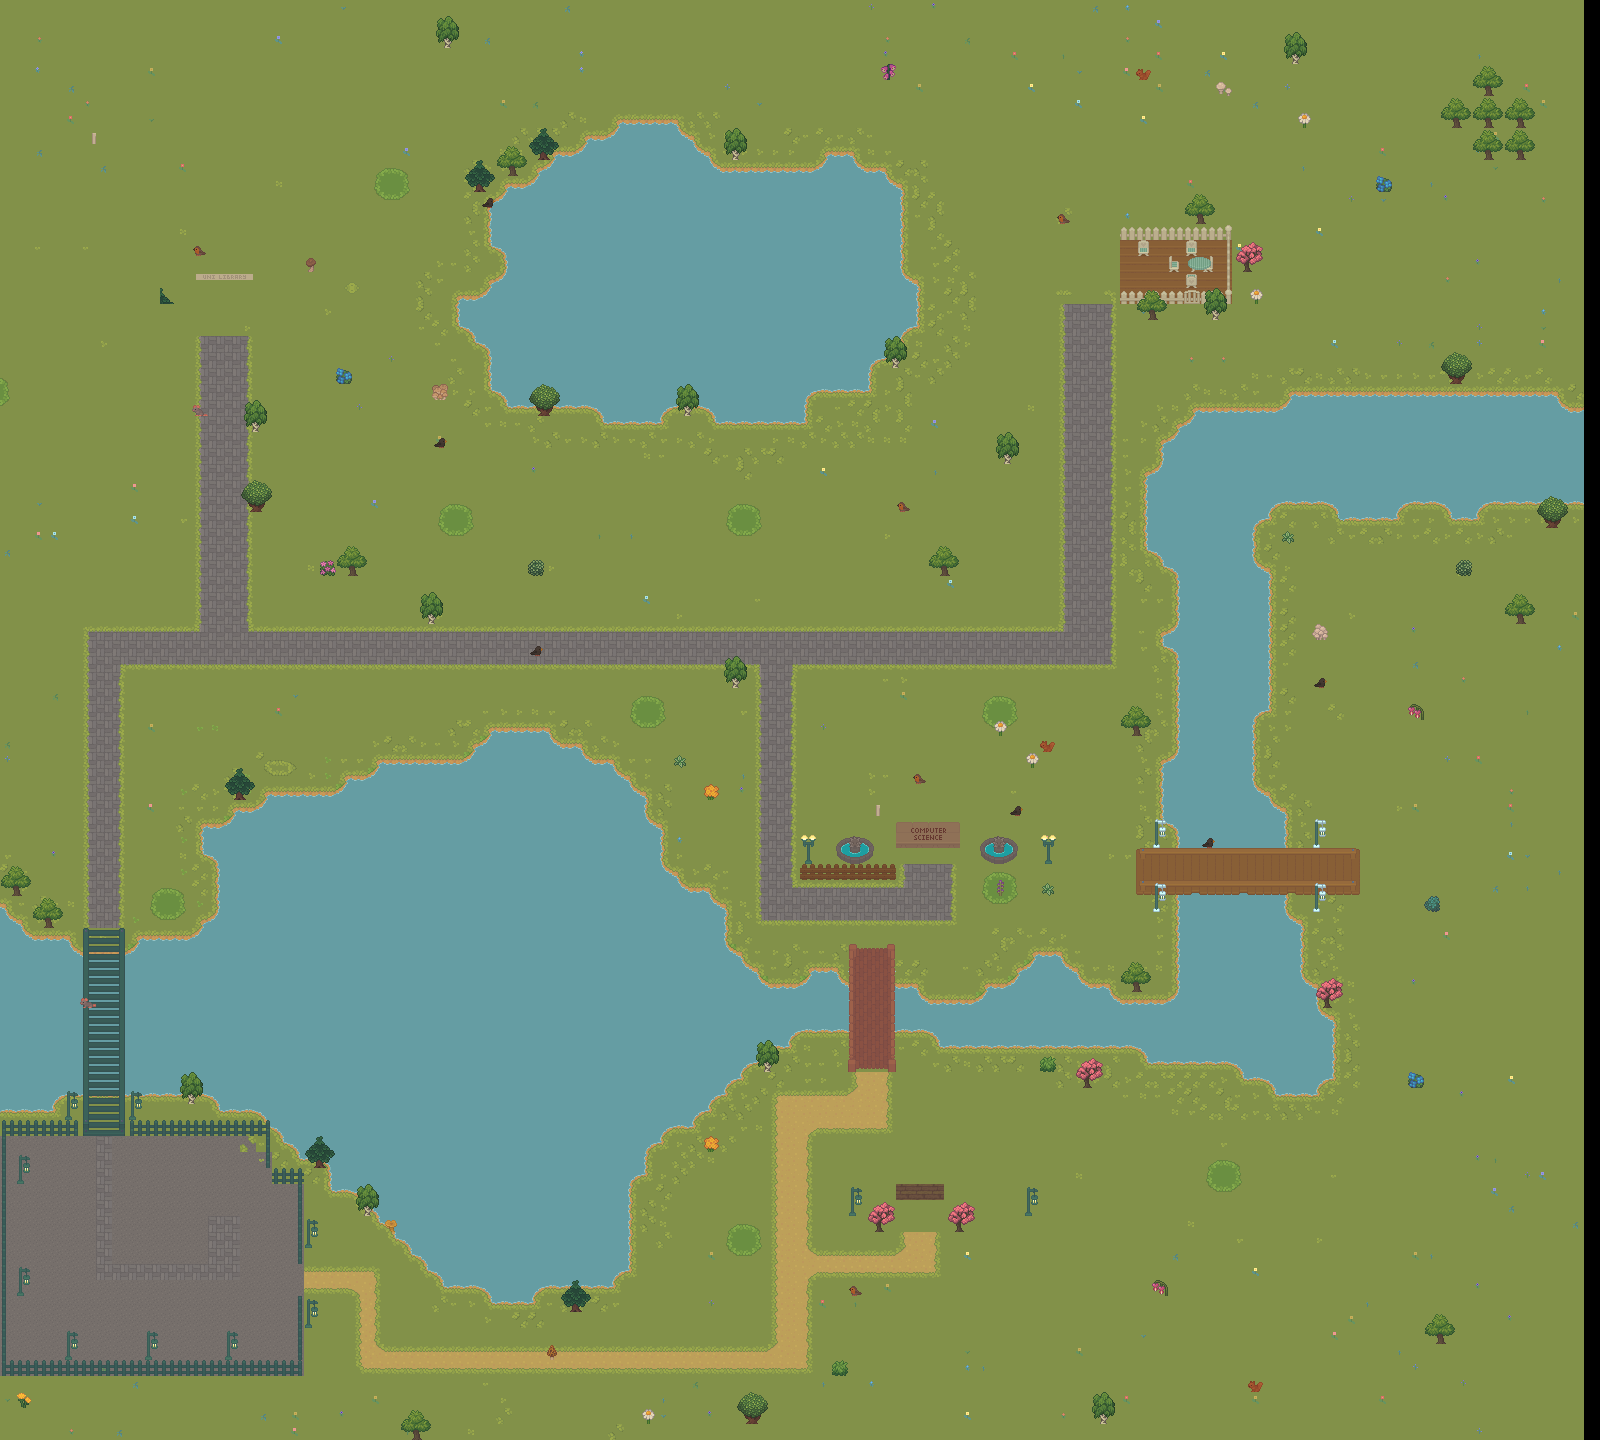

A level layout from a 2D game, rendered from its tile map. Below: a short description, then the map file with tile-grid data replaced by summaries:
An orthogonal 100x90 tile map with 16x16 px tiles, 18 tile layers (map, Grass, GrassTexture, Lake, ...), 1 hidden layer not drawn, 7 tilesets and 223 objects (5x buildingCorner).

<map version="1.10" tiledversion="1.10.2" orientation="orthogonal" renderorder="right-down" width="100" height="90" tilewidth="16" tileheight="16" infinite="0" nextlayerid="28" nextobjectid="287">
 <tileset firstgid="1" source="../tilesets/town.tsx" />
 <tileset firstgid="28249" source="../tilesets/comp_sci_sign.tsx" />
 <tileset firstgid="28257" source="../tilesets/uni_of_york_sign.tsx" />
 <tileset firstgid="28272" source="../tilesets/nature.tsx" />
 <tileset firstgid="28402" source="../tilesets/longboi.tsx" />
 <tileset firstgid="28403" source="../tilesets/uni_library_sign.tsx" />
 <tileset firstgid="28407" source="../tilesets/interior.tsx" />
 <layer id="3" name="map" width="100" height="90">
  <data>[9000 cells, 0 non-empty, 0 distinct tile ids]</data>
 </layer>
 <layer id="4" name="Grass" width="100" height="90">
  <data>[9000 cells, 8909 non-empty, 4 distinct tile ids]</data>
 </layer>
 <layer id="5" name="GrassTexture" width="100" height="90">
  <data>[9000 cells, 4032 non-empty, 350 distinct tile ids]</data>
 </layer>
 <layer id="6" name="Lake" width="100" height="90">
  <data>[9000 cells, 2200 non-empty, 19 distinct tile ids]</data>
 </layer>
 <layer id="7" name="CafeFloor" width="100" height="90">
  <data>[9000 cells, 22 non-empty, 1 distinct tile ids]</data>
 </layer>
 <layer id="8" name="Fences" width="100" height="90">
  <data>[9000 cells, 133 non-empty, 24 distinct tile ids]</data>
 </layer>
 <layer id="9" name="CafeChairs" width="100" height="90">
  <data>[9000 cells, 5 non-empty, 4 distinct tile ids]</data>
 </layer>
 <layer id="10" name="CafeTables" width="100" height="90">
  <data>[9000 cells, 2 non-empty, 2 distinct tile ids]</data>
 </layer>
 <layer id="12" name="BuildingCover" width="100" height="90">
  <data>[9000 cells, 8 non-empty, 3 distinct tile ids]</data>
 </layer>
 <layer id="13" name="Paths" width="100" height="90">
  <data>[9000 cells, 650 non-empty, 17 distinct tile ids]</data>
 </layer>
 <layer id="14" name="PathGrassEdging" width="100" height="90">
  <data>[9000 cells, 134 non-empty, 13 distinct tile ids]</data>
 </layer>
 <layer id="15" name="Bridges" width="100" height="90">
  <data>[9000 cells, 115 non-empty, 43 distinct tile ids]</data>
 </layer>
 <layer id="16" name="Animals" width="100" height="90">
  <data>[9000 cells, 14 non-empty, 6 distinct tile ids]</data>
 </layer>
 <objectgroup id="22" name="buildingCorners">
  <object id="5" name="buildingCorner" x="144" y="336">
   <properties>
    <property name="name" value="library" />
   </properties>
   <point />
  </object>
  <object id="6" name="buildingCorner" x="176" y="1216">
   <properties>
    <property name="name" value="cinema" />
   </properties>
   <point />
  </object>
  <object id="7" name="buildingCorner" x="832" y="864">
   <properties>
    <property name="name" value="compSci" />
   </properties>
   <point />
  </object>
  <object id="8" name="buildingCorner" x="864" y="1232">
   <properties>
    <property name="name" value="home" />
   </properties>
   <point />
  </object>
  <object id="9" name="buildingCorner" x="1040" y="304">
   <properties>
    <property name="name" value="cafe" />
   </properties>
   <point />
  </object>
 </objectgroup>
 <layer id="17" name="BuildingText" width="100" height="90">
  <data>[9000 cells, 12 non-empty, 12 distinct tile ids]</data>
 </layer>
 <layer id="18" name="Fountain" width="100" height="90">
  <data>[9000 cells, 0 non-empty, 0 distinct tile ids]</data>
 </layer>
 <layer id="19" name="Lampost" width="100" height="90">
  <data>[9000 cells, 34 non-empty, 6 distinct tile ids]</data>
 </layer>
 <layer id="20" name="Nature" width="100" height="90">
  <data>[9000 cells, 213 non-empty, 39 distinct tile ids]</data>
 </layer>
 <layer id="11" name="Building" width="100" height="90" visible="0">
  <data>[9000 cells, 293 non-empty, 273 distinct tile ids]</data>
 </layer>
 <objectgroup id="23" name="collisions">
  <object id="17" x="-0.333333" y="903" width="62.3333" height="37.6667" />
  <object id="18" x="62.3333" y="927.667" width="26.3333" height="208" />
  <object id="19" x="119" y="928" width="16" height="207.667" />
  <object id="20" x="0.333333" y="1120" width="61.6667" height="17" />
  <object id="21" x="129.993" y="1118.67" width="139.674" height="18.3333" />
  <object id="22" x="265.333" y="1136.33" width="5.33333" height="33" />
  <object id="23" x="-0.333333" y="1137.67" width="7" height="238.333" />
  <object id="24" x="7.33333" y="1360.67" width="296.333" height="15.6667" />
  <object id="25" x="297" y="1295.67" width="6" height="64.3333" />
  <object id="26" x="271.667" y="1165.67" width="32.3333" height="20.3333" />
  <object id="27" x="297" y="1186" width="6.66667" height="80.3333" />
  <object id="28" x="1136.67" y="840.333" width="223.333" height="18" />
  <object id="29" x="1135.67" y="878.333" width="224" height="16.3333" />
  <object id="31" x="1119.67" y="226.333" width="111.333" height="78" />
  <object id="32" x="799.5" y="862.5" width="97.5" height="18" />
  <object id="35" x="848" y="943" width="8.5" height="129.5" />
  <object id="36" x="887" y="944" width="10" height="127.5" />
  <object id="37" x="-4" y="-42" width="1610" height="42" />
  <object id="38" x="-22" y="1434" width="1644" height="42" />
  <object id="39" x="1586" y="-42" width="38" height="1480" />
  <object id="40" x="-72" y="-54" width="70" height="1530" />
  <object id="43" x="296.681" y="1156.67" width="35.9861" height="12" />
  <object id="44" x="325.518" y="1165.48" width="17.8157" height="28.5249" />
  <object id="45" x="341.518" y="1180.31" width="35.8157" height="17.0309" />
  <object id="46" x="356.667" y="1193.01" width="26" height="23.6645" />
  <object id="47" x="375.333" y="1212.68" width="25.3333" height="17.9861" />
  <object id="48" x="389.958" y="1226.18" width="22.0426" height="16.4919" />
  <object id="49" x="405.333" y="1238.1" width="20.6667" height="20.5676" />
  <object id="50" x="423.333" y="1255.71" width="22" height="21.362" />
  <object id="51" x="437.333" y="1274.67" width="22" height="12" />
  <object id="52" x="456.732" y="1274" width="35.9339" height="15.3333" />
  <object id="53" x="486.667" y="1286.66" width="57.2203" height="18.0096" />
  <object id="54" x="536" y="1274.67" width="86.3172" height="14" />
  <object id="55" x="614.667" y="1167.33" width="16" height="110" />
  <object id="56" x="625.423" y="1140.77" width="20.5771" height="35.9009" />
  <object id="57" x="645.333" y="1124.67" width="16" height="23.3333" />
  <object id="58" x="657.584" y="1121.33" width="16.3172" height="13.3333" />
  <object id="59" x="670.667" y="1108" width="24.6667" height="20.6667" />
  <object id="60" x="687.844" y="1094.23" width="20.8231" height="19.1064" />
  <object id="61" x="706.496" y="1080.22" width="20.0617" height="20.1799" />
  <object id="62" x="724.667" y="1064.8" width="17.3333" height="19.8679" />
  <object id="63" x="730.373" y="1057.33" width="27.627" height="10" />
  <object id="64" x="755.905" y="1040.67" width="22.0948" height="30" />
  <object id="65" x="772.95" y="1030" width="23.05" height="17.3333" />
  <object id="66" x="795.333" y="1016" width="53.4042" height="22" />
  <object id="67" x="896.37" y="1018" width="39.6307" height="13.3333" />
  <object id="68" x="930" y="1032" width="210" height="15.3333" />
  <object id="69" x="1142" y="1043.33" width="96.6667" height="19.3333" />
  <object id="70" x="1238" y="1061.33" width="29.3333" height="16.6667" />
  <object id="71" x="1267.33" y="1078" width="52" height="18.6667" />
  <object id="72" x="1320.67" y="977.333" width="18.6667" height="104.667" />
  <object id="73" x="1298" y="980" width="19.3333" height="11.3333" />
  <object id="74" x="1280.67" y="918.667" width="22" height="58.6667" />
  </objectgroup>
 <layer id="27" name="overlay" width="100" height="90">
  <data>[9000 cells, 35 non-empty, 23 distinct tile ids]</data>
 </layer>
</map>
<!-- 165 of 223 objects omitted -->
